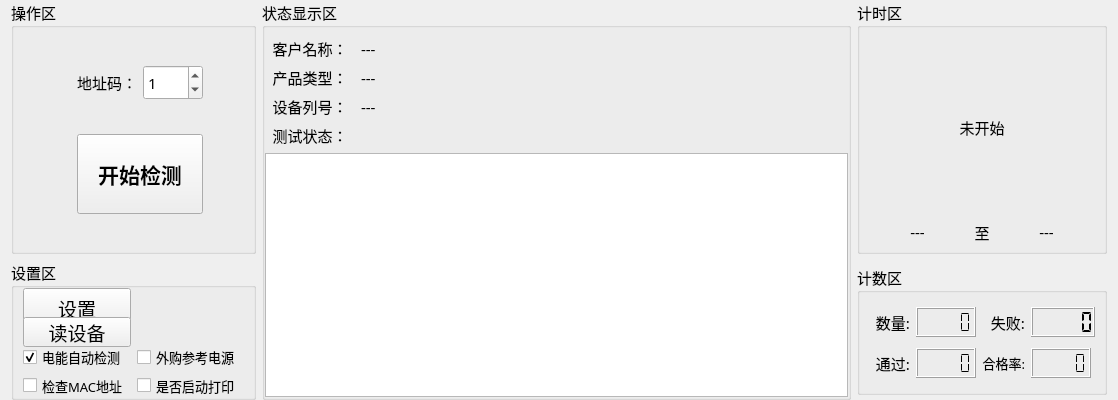
<?xml version="1.0" encoding="UTF-8"?>
<ui version="4.0">
 <class>Home_WorkWid</class>
 <widget class="QWidget" name="Home_WorkWid">
  <property name="geometry">
   <rect>
    <x>0</x>
    <y>0</y>
    <width>1118</width>
    <height>400</height>
   </rect>
  </property>
  <property name="maximumSize">
   <size>
    <width>16777215</width>
    <height>400</height>
   </size>
  </property>
  <property name="font">
   <font>
    <family>微软雅黑</family>
    <pointsize>11</pointsize>
   </font>
  </property>
  <property name="windowTitle">
   <string>Form</string>
  </property>
  <layout class="QGridLayout" name="gridLayout_4">
   <property name="topMargin">
    <number>0</number>
   </property>
   <property name="bottomMargin">
    <number>0</number>
   </property>
   <item row="0" column="2">
    <widget class="QGroupBox" name="groupBox_1">
     <property name="maximumSize">
      <size>
       <width>260</width>
       <height>260</height>
      </size>
     </property>
     <property name="title">
      <string>计时区</string>
     </property>
     <layout class="QGridLayout" name="gridLayout">
      <property name="topMargin">
       <number>10</number>
      </property>
      <item row="0" column="0" colspan="3">
       <widget class="QLabel" name="timeLab">
        <property name="text">
         <string>未开始</string>
        </property>
        <property name="alignment">
         <set>Qt::AlignCenter</set>
        </property>
       </widget>
      </item>
      <item row="1" column="0">
       <widget class="QLabel" name="startLab">
        <property name="maximumSize">
         <size>
          <width>16777215</width>
          <height>20</height>
         </size>
        </property>
        <property name="text">
         <string>---</string>
        </property>
        <property name="alignment">
         <set>Qt::AlignCenter</set>
        </property>
       </widget>
      </item>
      <item row="1" column="1">
       <widget class="QLabel" name="label_3">
        <property name="maximumSize">
         <size>
          <width>20</width>
          <height>20</height>
         </size>
        </property>
        <property name="text">
         <string>至</string>
        </property>
        <property name="alignment">
         <set>Qt::AlignCenter</set>
        </property>
       </widget>
      </item>
      <item row="1" column="2">
       <widget class="QLabel" name="endLab">
        <property name="maximumSize">
         <size>
          <width>16777215</width>
          <height>20</height>
         </size>
        </property>
        <property name="text">
         <string>---</string>
        </property>
        <property name="alignment">
         <set>Qt::AlignCenter</set>
        </property>
       </widget>
      </item>
     </layout>
    </widget>
   </item>
   <item row="1" column="2">
    <widget class="QGroupBox" name="groupBox_2">
     <property name="maximumSize">
      <size>
       <width>250</width>
       <height>130</height>
      </size>
     </property>
     <property name="title">
      <string>计数区</string>
     </property>
     <layout class="QGridLayout" name="gridLayout_2">
      <item row="0" column="0">
       <widget class="QLabel" name="label_5">
        <property name="maximumSize">
         <size>
          <width>45</width>
          <height>30</height>
         </size>
        </property>
        <property name="text">
         <string>数量:</string>
        </property>
        <property name="alignment">
         <set>Qt::AlignRight|Qt::AlignTrailing|Qt::AlignVCenter</set>
        </property>
       </widget>
      </item>
      <item row="0" column="1">
       <widget class="QLCDNumber" name="allLcd">
        <property name="maximumSize">
         <size>
          <width>60</width>
          <height>30</height>
         </size>
        </property>
        <property name="digitCount">
         <number>5</number>
        </property>
        <property name="segmentStyle">
         <enum>QLCDNumber::Flat</enum>
        </property>
       </widget>
      </item>
      <item row="0" column="2">
       <widget class="QLabel" name="label_7">
        <property name="maximumSize">
         <size>
          <width>45</width>
          <height>30</height>
         </size>
        </property>
        <property name="text">
         <string>失败:</string>
        </property>
        <property name="alignment">
         <set>Qt::AlignRight|Qt::AlignTrailing|Qt::AlignVCenter</set>
        </property>
       </widget>
      </item>
      <item row="0" column="3">
       <widget class="QLCDNumber" name="errLcd">
        <property name="maximumSize">
         <size>
          <width>70</width>
          <height>35</height>
         </size>
        </property>
        <property name="digitCount">
         <number>5</number>
        </property>
        <property name="segmentStyle">
         <enum>QLCDNumber::Flat</enum>
        </property>
        <property name="value" stdset="0">
         <double>0.000000000000000</double>
        </property>
        <property name="intValue" stdset="0">
         <number>0</number>
        </property>
       </widget>
      </item>
      <item row="1" column="0">
       <widget class="QLabel" name="label_6">
        <property name="maximumSize">
         <size>
          <width>45</width>
          <height>30</height>
         </size>
        </property>
        <property name="text">
         <string>通过:</string>
        </property>
        <property name="alignment">
         <set>Qt::AlignRight|Qt::AlignTrailing|Qt::AlignVCenter</set>
        </property>
       </widget>
      </item>
      <item row="1" column="1">
       <widget class="QLCDNumber" name="okLcd">
        <property name="maximumSize">
         <size>
          <width>60</width>
          <height>30</height>
         </size>
        </property>
        <property name="digitCount">
         <number>5</number>
        </property>
        <property name="segmentStyle">
         <enum>QLCDNumber::Flat</enum>
        </property>
        <property name="intValue" stdset="0">
         <number>0</number>
        </property>
       </widget>
      </item>
      <item row="1" column="2">
       <widget class="QLabel" name="label_8">
        <property name="maximumSize">
         <size>
          <width>60</width>
          <height>30</height>
         </size>
        </property>
        <property name="font">
         <font>
          <family>微软雅黑</family>
          <pointsize>10</pointsize>
         </font>
        </property>
        <property name="text">
         <string>合格率:</string>
        </property>
        <property name="alignment">
         <set>Qt::AlignRight|Qt::AlignTrailing|Qt::AlignVCenter</set>
        </property>
       </widget>
      </item>
      <item row="1" column="3">
       <widget class="QLCDNumber" name="passLcd">
        <property name="maximumSize">
         <size>
          <width>60</width>
          <height>30</height>
         </size>
        </property>
        <property name="digitCount">
         <number>5</number>
        </property>
        <property name="segmentStyle">
         <enum>QLCDNumber::Flat</enum>
        </property>
       </widget>
      </item>
     </layout>
    </widget>
   </item>
   <item row="0" column="1" rowspan="2">
    <widget class="QGroupBox" name="groupBox">
     <property name="title">
      <string>状态显示区</string>
     </property>
     <layout class="QGridLayout" name="gridLayout_6">
      <property name="leftMargin">
       <number>0</number>
      </property>
      <property name="rightMargin">
       <number>0</number>
      </property>
      <property name="bottomMargin">
       <number>0</number>
      </property>
      <item row="0" column="0">
       <widget class="QLabel" name="label_10">
        <property name="minimumSize">
         <size>
          <width>0</width>
          <height>20</height>
         </size>
        </property>
        <property name="maximumSize">
         <size>
          <width>90</width>
          <height>30</height>
         </size>
        </property>
        <property name="text">
         <string>客户名称：</string>
        </property>
        <property name="alignment">
         <set>Qt::AlignCenter</set>
        </property>
       </widget>
      </item>
      <item row="0" column="1">
       <widget class="QLabel" name="userLab">
        <property name="minimumSize">
         <size>
          <width>0</width>
          <height>20</height>
         </size>
        </property>
        <property name="text">
         <string>---</string>
        </property>
       </widget>
      </item>
      <item row="1" column="0">
       <widget class="QLabel" name="label_13">
        <property name="minimumSize">
         <size>
          <width>0</width>
          <height>20</height>
         </size>
        </property>
        <property name="maximumSize">
         <size>
          <width>90</width>
          <height>30</height>
         </size>
        </property>
        <property name="text">
         <string>产品类型：</string>
        </property>
        <property name="alignment">
         <set>Qt::AlignCenter</set>
        </property>
       </widget>
      </item>
      <item row="1" column="1">
       <widget class="QLabel" name="devLab">
        <property name="minimumSize">
         <size>
          <width>0</width>
          <height>20</height>
         </size>
        </property>
        <property name="text">
         <string>---</string>
        </property>
       </widget>
      </item>
      <item row="2" column="0">
       <widget class="QLabel" name="label_15">
        <property name="minimumSize">
         <size>
          <width>0</width>
          <height>20</height>
         </size>
        </property>
        <property name="maximumSize">
         <size>
          <width>90</width>
          <height>30</height>
         </size>
        </property>
        <property name="text">
         <string>设备列号：</string>
        </property>
        <property name="alignment">
         <set>Qt::AlignCenter</set>
        </property>
       </widget>
      </item>
      <item row="2" column="1">
       <widget class="QLabel" name="snLab">
        <property name="minimumSize">
         <size>
          <width>0</width>
          <height>20</height>
         </size>
        </property>
        <property name="text">
         <string>---</string>
        </property>
       </widget>
      </item>
      <item row="3" column="0">
       <widget class="QLabel" name="label_16">
        <property name="minimumSize">
         <size>
          <width>0</width>
          <height>20</height>
         </size>
        </property>
        <property name="maximumSize">
         <size>
          <width>90</width>
          <height>30</height>
         </size>
        </property>
        <property name="text">
         <string>测试状态：</string>
        </property>
        <property name="alignment">
         <set>Qt::AlignCenter</set>
        </property>
       </widget>
      </item>
      <item row="4" column="0" colspan="2">
       <widget class="QTextEdit" name="textEdit">
        <property name="enabled">
         <bool>true</bool>
        </property>
        <property name="readOnly">
         <bool>true</bool>
        </property>
       </widget>
      </item>
     </layout>
    </widget>
   </item>
   <item row="0" column="0">
    <widget class="QGroupBox" name="groupBox_3">
     <property name="maximumSize">
      <size>
       <width>245</width>
       <height>16777215</height>
      </size>
     </property>
     <property name="title">
      <string>操作区</string>
     </property>
     <layout class="QGridLayout" name="gridLayout_3">
      <item row="1" column="4">
       <spacer name="horizontalSpacer_3">
        <property name="orientation">
         <enum>Qt::Horizontal</enum>
        </property>
        <property name="sizeHint" stdset="0">
         <size>
          <width>40</width>
          <height>20</height>
         </size>
        </property>
       </spacer>
      </item>
      <item row="1" column="1" colspan="3">
       <widget class="QPushButton" name="startBtn">
        <property name="maximumSize">
         <size>
          <width>200</width>
          <height>80</height>
         </size>
        </property>
        <property name="font">
         <font>
          <family>微软雅黑</family>
          <pointsize>16</pointsize>
          <weight>75</weight>
          <bold>true</bold>
         </font>
        </property>
        <property name="text">
         <string>开始检测</string>
        </property>
        <property name="shortcut">
         <string>Enter</string>
        </property>
       </widget>
      </item>
      <item row="0" column="1">
       <widget class="QLabel" name="label_9">
        <property name="minimumSize">
         <size>
          <width>0</width>
          <height>35</height>
         </size>
        </property>
        <property name="maximumSize">
         <size>
          <width>70</width>
          <height>35</height>
         </size>
        </property>
        <property name="text">
         <string>地址码：</string>
        </property>
        <property name="alignment">
         <set>Qt::AlignRight|Qt::AlignTrailing|Qt::AlignVCenter</set>
        </property>
       </widget>
      </item>
      <item row="1" column="0">
       <spacer name="horizontalSpacer_4">
        <property name="orientation">
         <enum>Qt::Horizontal</enum>
        </property>
        <property name="sizeHint" stdset="0">
         <size>
          <width>54</width>
          <height>20</height>
         </size>
        </property>
       </spacer>
      </item>
      <item row="0" column="2" colspan="2">
       <widget class="QSpinBox" name="addrSpin">
        <property name="minimumSize">
         <size>
          <width>60</width>
          <height>0</height>
         </size>
        </property>
        <property name="maximumSize">
         <size>
          <width>70</width>
          <height>35</height>
         </size>
        </property>
        <property name="maximum">
         <number>5</number>
        </property>
        <property name="value">
         <number>1</number>
        </property>
       </widget>
      </item>
      <item row="0" column="4">
       <spacer name="horizontalSpacer_2">
        <property name="orientation">
         <enum>Qt::Horizontal</enum>
        </property>
        <property name="sizeHint" stdset="0">
         <size>
          <width>40</width>
          <height>20</height>
         </size>
        </property>
       </spacer>
      </item>
      <item row="0" column="0">
       <spacer name="horizontalSpacer">
        <property name="orientation">
         <enum>Qt::Horizontal</enum>
        </property>
        <property name="sizeHint" stdset="0">
         <size>
          <width>40</width>
          <height>20</height>
         </size>
        </property>
       </spacer>
      </item>
     </layout>
    </widget>
   </item>
   <item row="1" column="0">
    <widget class="QGroupBox" name="groupBox_4">
     <property name="maximumSize">
      <size>
       <width>16777215</width>
       <height>140</height>
      </size>
     </property>
     <property name="title">
      <string>设置区</string>
     </property>
     <layout class="QGridLayout" name="gridLayout_5">
      <property name="topMargin">
       <number>0</number>
      </property>
      <property name="bottomMargin">
       <number>0</number>
      </property>
      <item row="6" column="0">
       <widget class="QCheckBox" name="guideCheck">
        <property name="font">
         <font>
          <pointsize>10</pointsize>
         </font>
        </property>
        <property name="text">
         <string>检查MAC地址</string>
        </property>
       </widget>
      </item>
      <item row="1" column="0">
       <widget class="QPushButton" name="setBtn">
        <property name="minimumSize">
         <size>
          <width>0</width>
          <height>40</height>
         </size>
        </property>
        <property name="maximumSize">
         <size>
          <width>110</width>
          <height>16777215</height>
         </size>
        </property>
        <property name="font">
         <font>
          <pointsize>14</pointsize>
         </font>
        </property>
        <property name="text">
         <string>设置</string>
        </property>
       </widget>
      </item>
      <item row="3" column="0">
       <widget class="QCheckBox" name="eleCheck">
        <property name="font">
         <font>
          <pointsize>10</pointsize>
         </font>
        </property>
        <property name="text">
         <string>电能自动检测</string>
        </property>
        <property name="checked">
         <bool>true</bool>
        </property>
       </widget>
      </item>
      <item row="3" column="1">
       <widget class="QCheckBox" name="vrefCheck">
        <property name="font">
         <font>
          <pointsize>10</pointsize>
         </font>
        </property>
        <property name="text">
         <string>外购参考电源</string>
        </property>
        <property name="checked">
         <bool>false</bool>
        </property>
       </widget>
      </item>
      <item row="2" column="0">
       <widget class="QPushButton" name="readBtn">
        <property name="minimumSize">
         <size>
          <width>0</width>
          <height>30</height>
         </size>
        </property>
        <property name="maximumSize">
         <size>
          <width>110</width>
          <height>16777215</height>
         </size>
        </property>
        <property name="font">
         <font>
          <pointsize>14</pointsize>
         </font>
        </property>
        <property name="text">
         <string>读设备</string>
        </property>
       </widget>
      </item>
      <item row="6" column="1">
       <widget class="QCheckBox" name="printerCheck">
        <property name="font">
         <font>
          <pointsize>10</pointsize>
         </font>
        </property>
        <property name="text">
         <string>是否启动打印</string>
        </property>
       </widget>
      </item>
     </layout>
    </widget>
   </item>
  </layout>
 </widget>
 <resources/>
 <connections/>
</ui>
